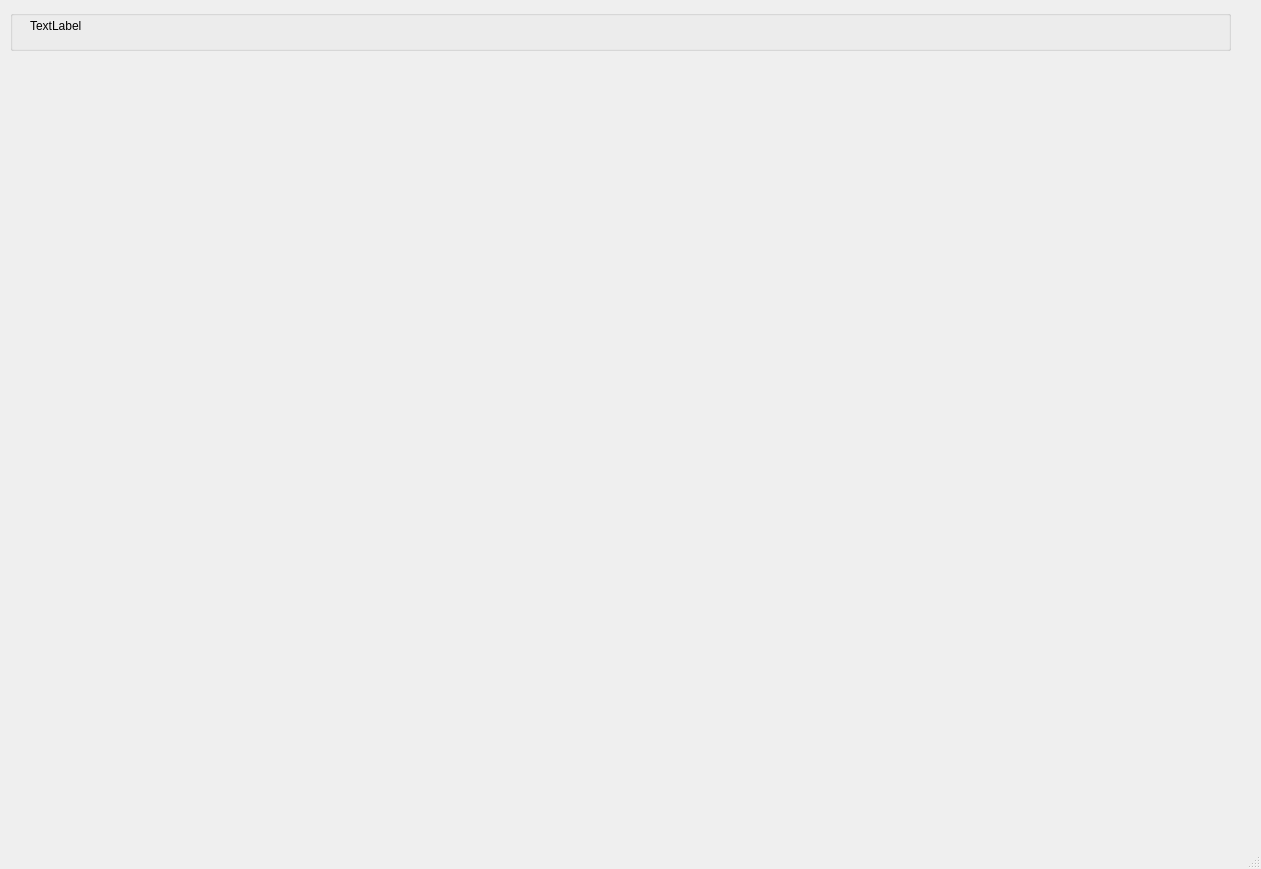
<?xml version="1.0" encoding="UTF-8"?>
<ui version="4.0">
 <class>MainWindow</class>
 <widget class="QMainWindow" name="MainWindow">
  <property name="geometry">
   <rect>
    <x>0</x>
    <y>0</y>
    <width>1261</width>
    <height>869</height>
   </rect>
  </property>
  <property name="windowTitle">
   <string>MainWindow</string>
  </property>
  <widget class="QWidget" name="centralwidget">
   <widget class="QGroupBox" name="groupBox">
    <property name="geometry">
     <rect>
      <x>10</x>
      <y>10</y>
      <width>1221</width>
      <height>41</height>
     </rect>
    </property>
    <property name="title">
     <string/>
    </property>
    <widget class="QLabel" name="label">
     <property name="geometry">
      <rect>
       <x>20</x>
       <y>10</y>
       <width>54</width>
       <height>12</height>
      </rect>
     </property>
     <property name="text">
      <string>TextLabel</string>
     </property>
    </widget>
   </widget>
  </widget>
  <widget class="QStatusBar" name="statusbar"/>
 </widget>
 <resources/>
 <connections/>
</ui>
